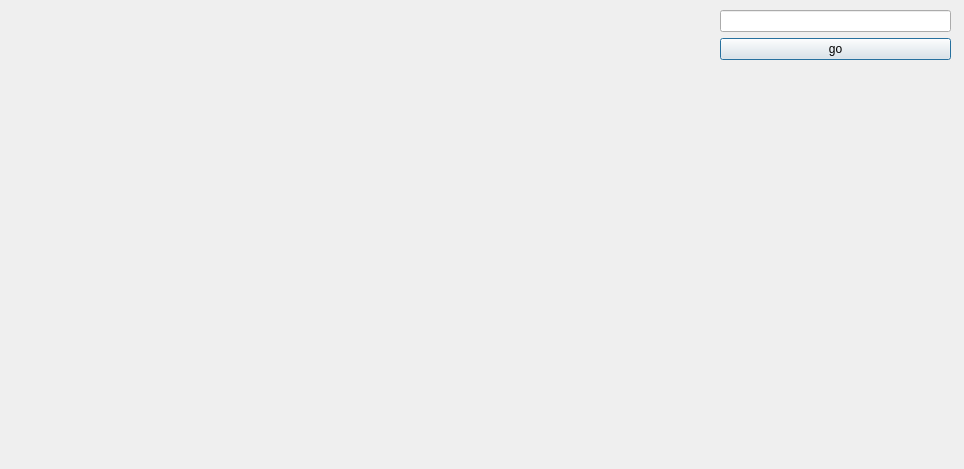
<?xml version="1.0" encoding="UTF-8"?>
<ui version="4.0">
 <class>MemoryViewDialog</class>
 <widget class="QDialog" name="MemoryViewDialog">
  <property name="geometry">
   <rect>
    <x>0</x>
    <y>0</y>
    <width>964</width>
    <height>469</height>
   </rect>
  </property>
  <property name="windowTitle">
   <string>Dialog</string>
  </property>
  <widget class="QWidget" name="hexViewContainer" native="true">
   <property name="geometry">
    <rect>
     <x>20</x>
     <y>20</y>
     <width>681</width>
     <height>421</height>
    </rect>
   </property>
  </widget>
  <widget class="QWidget" name="verticalLayoutWidget">
   <property name="geometry">
    <rect>
     <x>720</x>
     <y>10</y>
     <width>231</width>
     <height>361</height>
    </rect>
   </property>
   <layout class="QVBoxLayout" name="verticalLayout">
    <property name="spacing">
     <number>6</number>
    </property>
    <item>
     <widget class="QLineEdit" name="offset"/>
    </item>
    <item>
     <widget class="QPushButton" name="goToAddressButton">
      <property name="text">
       <string>go</string>
      </property>
     </widget>
    </item>
    <item>
     <spacer name="verticalSpacer">
      <property name="orientation">
       <enum>Qt::Vertical</enum>
      </property>
      <property name="sizeHint" stdset="0">
       <size>
        <width>20</width>
        <height>40</height>
       </size>
      </property>
     </spacer>
    </item>
   </layout>
  </widget>
 </widget>
 <resources/>
 <connections/>
</ui>
